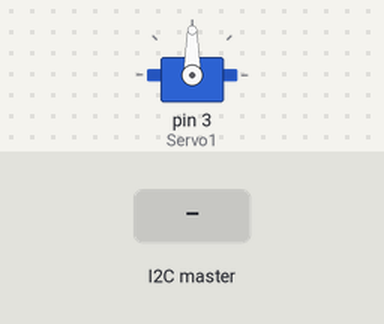
Simulated run of this sketch. Board: Arduino Uno, built with avr-gcc and run on an emulated ATmega328P. On the bench: servo. The inputs (shaded band) are chosen by the test bench. What the sketch prints to the serial monitor is not drawn.

Above: at 1.2 s.
1.3 s: the I2C master sends the byte 1
Timing chart, 0 to 4.3 s (numbered marks = the images above; inputs shaded):
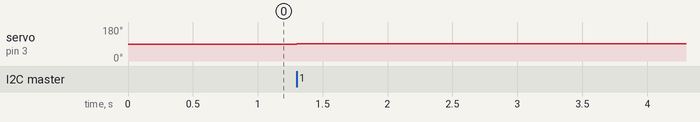

The sketch:

Object_Follower_CAM.ino
```cpp
#include <Servo.h>
#include <Wire.h>

#define Servo1 3
int position = 0;

Servo myServo1;

void setup()
{
  Serial.begin(9600);
  myServo1.attach(Servo1);
  position = 90;
  Wire.begin(0x4);
  Wire.onReceive(receiveEvent);
}

void receiveEvent()
{
  while (Wire.available())
  {
    int direction = Wire.read();
    Serial.println(direction);
    if (direction == 1 )
    {
      move(1);
    }
    if (direction == 2 )
    {
      move(-1);
    }

  }
}

void loop()
{
  delay(100);
}

void move (int val)
{
  if (position <= 178 && position >= 2 )
  {
    position += val;
  }
  myServo1.write(position);
}
```

Measured:
- after the input at 1.3 s, servo on pin 3 (Servo1): 90° → 91° at once
